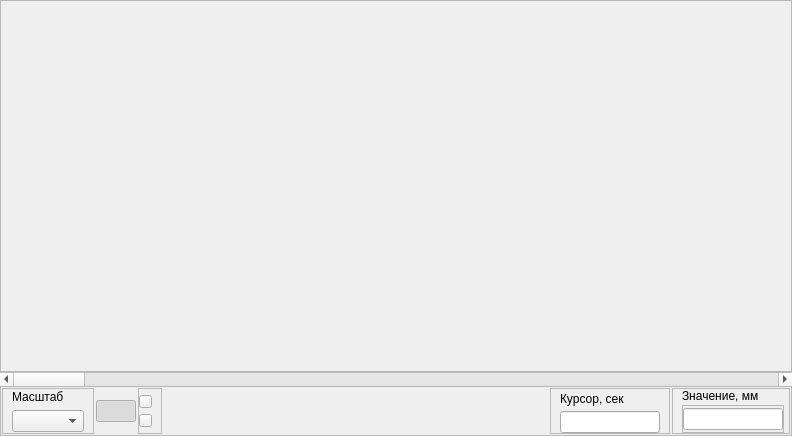
<?xml version="1.0" encoding="UTF-8"?>
<ui version="4.0">
 <class>DynamoSignalVisualWidget</class>
 <widget class="QWidget" name="DynamoSignalVisualWidget">
  <property name="geometry">
   <rect>
    <x>0</x>
    <y>0</y>
    <width>792</width>
    <height>436</height>
   </rect>
  </property>
  <property name="windowTitle">
   <string>Form</string>
  </property>
  <layout class="QVBoxLayout" name="verticalLayout">
   <property name="spacing">
    <number>0</number>
   </property>
   <property name="leftMargin">
    <number>0</number>
   </property>
   <property name="topMargin">
    <number>0</number>
   </property>
   <property name="rightMargin">
    <number>0</number>
   </property>
   <property name="bottomMargin">
    <number>0</number>
   </property>
   <item>
    <widget class="QFrame" name="frGraph">
     <property name="frameShape">
      <enum>QFrame::StyledPanel</enum>
     </property>
     <property name="frameShadow">
      <enum>QFrame::Raised</enum>
     </property>
     <layout class="QVBoxLayout" name="verticalLayout_3">
      <property name="spacing">
       <number>2</number>
      </property>
      <property name="leftMargin">
       <number>1</number>
      </property>
      <property name="topMargin">
       <number>1</number>
      </property>
      <property name="rightMargin">
       <number>1</number>
      </property>
      <property name="bottomMargin">
       <number>1</number>
      </property>
      <item>
       <widget class="AreaGraph" name="wgtGraph" native="true">
        <property name="mouseTracking">
         <bool>true</bool>
        </property>
       </widget>
      </item>
     </layout>
    </widget>
   </item>
   <item>
    <widget class="QScrollBar" name="sbSignal">
     <property name="orientation">
      <enum>Qt::Horizontal</enum>
     </property>
    </widget>
   </item>
   <item>
    <widget class="QFrame" name="frToolbar">
     <property name="sizePolicy">
      <sizepolicy hsizetype="Preferred" vsizetype="Fixed">
       <horstretch>0</horstretch>
       <verstretch>0</verstretch>
      </sizepolicy>
     </property>
     <property name="frameShape">
      <enum>QFrame::StyledPanel</enum>
     </property>
     <property name="frameShadow">
      <enum>QFrame::Raised</enum>
     </property>
     <layout class="QHBoxLayout" name="horizontalLayout">
      <property name="spacing">
       <number>2</number>
      </property>
      <property name="leftMargin">
       <number>1</number>
      </property>
      <property name="topMargin">
       <number>1</number>
      </property>
      <property name="rightMargin">
       <number>1</number>
      </property>
      <property name="bottomMargin">
       <number>1</number>
      </property>
      <item>
       <widget class="QFrame" name="frScale">
        <property name="frameShape">
         <enum>QFrame::StyledPanel</enum>
        </property>
        <property name="frameShadow">
         <enum>QFrame::Raised</enum>
        </property>
        <layout class="QVBoxLayout" name="verticalLayout_2">
         <property name="topMargin">
          <number>1</number>
         </property>
         <property name="bottomMargin">
          <number>1</number>
         </property>
         <item>
          <widget class="QLabel" name="lblScale">
           <property name="text">
            <string>Масштаб</string>
           </property>
          </widget>
         </item>
         <item>
          <widget class="QComboBox" name="cbScale">
           <property name="maxVisibleItems">
            <number>15</number>
           </property>
          </widget>
         </item>
        </layout>
       </widget>
      </item>
      <item>
       <widget class="QPushButton" name="btnFullSignal">
        <property name="text">
         <string/>
        </property>
        <property name="icon">
         <iconset resource="../../../../../kernel.qrc">
          <normaloff>:/images/Tools/FullSignal.png</normaloff>:/images/Tools/FullSignal.png</iconset>
        </property>
        <property name="iconSize">
         <size>
          <width>22</width>
          <height>22</height>
         </size>
        </property>
        <property name="checkable">
         <bool>true</bool>
        </property>
        <property name="checked">
         <bool>true</bool>
        </property>
       </widget>
      </item>
      <item>
       <widget class="QFrame" name="frFullSignal">
        <property name="frameShape">
         <enum>QFrame::StyledPanel</enum>
        </property>
        <property name="frameShadow">
         <enum>QFrame::Raised</enum>
        </property>
        <layout class="QVBoxLayout" name="verticalLayout_5">
         <property name="spacing">
          <number>0</number>
         </property>
         <property name="leftMargin">
          <number>0</number>
         </property>
         <property name="topMargin">
          <number>0</number>
         </property>
         <property name="bottomMargin">
          <number>0</number>
         </property>
         <item>
          <widget class="QPushButton" name="btnHScalePlus">
           <property name="maximumSize">
            <size>
             <width>13</width>
             <height>13</height>
            </size>
           </property>
           <property name="text">
            <string/>
           </property>
           <property name="icon">
            <iconset resource="../../../../../kernel.qrc">
             <normaloff>:/images/Tools/Plus_10.png</normaloff>:/images/Tools/Plus_10.png</iconset>
           </property>
           <property name="iconSize">
            <size>
             <width>9</width>
             <height>9</height>
            </size>
           </property>
          </widget>
         </item>
         <item>
          <widget class="QPushButton" name="btnHScaleMinus">
           <property name="maximumSize">
            <size>
             <width>13</width>
             <height>13</height>
            </size>
           </property>
           <property name="text">
            <string/>
           </property>
           <property name="icon">
            <iconset resource="../../../../../kernel.qrc">
             <normaloff>:/images/Tools/Minus_10.png</normaloff>:/images/Tools/Minus_10.png</iconset>
           </property>
           <property name="iconSize">
            <size>
             <width>10</width>
             <height>10</height>
            </size>
           </property>
          </widget>
         </item>
        </layout>
       </widget>
      </item>
      <item>
       <spacer name="horizontalSpacer">
        <property name="orientation">
         <enum>Qt::Horizontal</enum>
        </property>
        <property name="sizeHint" stdset="0">
         <size>
          <width>40</width>
          <height>20</height>
         </size>
        </property>
       </spacer>
      </item>
      <item>
       <widget class="QFrame" name="frCursor">
        <property name="sizePolicy">
         <sizepolicy hsizetype="Fixed" vsizetype="Preferred">
          <horstretch>0</horstretch>
          <verstretch>0</verstretch>
         </sizepolicy>
        </property>
        <property name="frameShape">
         <enum>QFrame::StyledPanel</enum>
        </property>
        <property name="frameShadow">
         <enum>QFrame::Raised</enum>
        </property>
        <layout class="QVBoxLayout" name="verticalLayout_4">
         <property name="spacing">
          <number>2</number>
         </property>
         <property name="topMargin">
          <number>0</number>
         </property>
         <property name="bottomMargin">
          <number>0</number>
         </property>
         <item>
          <widget class="QLabel" name="lblCursor">
           <property name="text">
            <string>Курсор, сек</string>
           </property>
          </widget>
         </item>
         <item>
          <widget class="QLineEdit" name="edCursor">
           <property name="maximumSize">
            <size>
             <width>100</width>
             <height>16777215</height>
            </size>
           </property>
           <property name="readOnly">
            <bool>true</bool>
           </property>
          </widget>
         </item>
        </layout>
       </widget>
      </item>
      <item>
       <widget class="QFrame" name="frValues">
        <property name="sizePolicy">
         <sizepolicy hsizetype="Fixed" vsizetype="Preferred">
          <horstretch>0</horstretch>
          <verstretch>0</verstretch>
         </sizepolicy>
        </property>
        <property name="frameShape">
         <enum>QFrame::StyledPanel</enum>
        </property>
        <property name="frameShadow">
         <enum>QFrame::Raised</enum>
        </property>
        <layout class="QVBoxLayout" name="verticalLayout_6">
         <property name="spacing">
          <number>2</number>
         </property>
         <property name="topMargin">
          <number>0</number>
         </property>
         <property name="rightMargin">
          <number>5</number>
         </property>
         <property name="bottomMargin">
          <number>0</number>
         </property>
         <item>
          <widget class="QLabel" name="lblvalues">
           <property name="text">
            <string>Значение, мм</string>
           </property>
          </widget>
         </item>
         <item>
          <widget class="QFrame" name="frValuesVal">
           <property name="frameShape">
            <enum>QFrame::StyledPanel</enum>
           </property>
           <property name="frameShadow">
            <enum>QFrame::Raised</enum>
           </property>
           <layout class="QHBoxLayout" name="horizontalLayout_2">
            <property name="spacing">
             <number>3</number>
            </property>
            <property name="leftMargin">
             <number>0</number>
            </property>
            <property name="topMargin">
             <number>2</number>
            </property>
            <property name="rightMargin">
             <number>0</number>
            </property>
            <property name="bottomMargin">
             <number>2</number>
            </property>
            <item>
             <widget class="QLineEdit" name="edValue">
              <property name="maximumSize">
               <size>
                <width>100</width>
                <height>16777215</height>
               </size>
              </property>
             </widget>
            </item>
           </layout>
          </widget>
         </item>
        </layout>
       </widget>
      </item>
     </layout>
    </widget>
   </item>
  </layout>
 </widget>
 <customwidgets>
  <customwidget>
   <class>AreaGraph</class>
   <extends>QWidget</extends>
   <header location="global">areagraph.h</header>
   <container>1</container>
  </customwidget>
 </customwidgets>
 <resources>
  <include location="../../../../../kernel.qrc"/>
 </resources>
 <connections>
  <connection>
   <sender>cbScale</sender>
   <signal>currentIndexChanged(int)</signal>
   <receiver>DynamoSignalVisualWidget</receiver>
   <slot>scaleChange(int)</slot>
   <hints>
    <hint type="sourcelabel">
     <x>54</x>
     <y>418</y>
    </hint>
    <hint type="destinationlabel">
     <x>794</x>
     <y>123</y>
    </hint>
   </hints>
  </connection>
  <connection>
   <sender>btnFullSignal</sender>
   <signal>clicked(bool)</signal>
   <receiver>DynamoSignalVisualWidget</receiver>
   <slot>btnFulSignalClicked(bool)</slot>
   <hints>
    <hint type="sourcelabel">
     <x>115</x>
     <y>402</y>
    </hint>
    <hint type="destinationlabel">
     <x>796</x>
     <y>17</y>
    </hint>
   </hints>
  </connection>
  <connection>
   <sender>btnHScaleMinus</sender>
   <signal>clicked()</signal>
   <receiver>DynamoSignalVisualWidget</receiver>
   <slot>btnMinusClicked()</slot>
   <hints>
    <hint type="sourcelabel">
     <x>138</x>
     <y>420</y>
    </hint>
    <hint type="destinationlabel">
     <x>797</x>
     <y>169</y>
    </hint>
   </hints>
  </connection>
  <connection>
   <sender>btnHScalePlus</sender>
   <signal>clicked()</signal>
   <receiver>DynamoSignalVisualWidget</receiver>
   <slot>btnPlusClicked()</slot>
   <hints>
    <hint type="sourcelabel">
     <x>139</x>
     <y>399</y>
    </hint>
    <hint type="destinationlabel">
     <x>797</x>
     <y>199</y>
    </hint>
   </hints>
  </connection>
  <connection>
   <sender>sbSignal</sender>
   <signal>sliderMoved(int)</signal>
   <receiver>DynamoSignalVisualWidget</receiver>
   <slot>signalScroll(int)</slot>
   <hints>
    <hint type="sourcelabel">
     <x>290</x>
     <y>377</y>
    </hint>
    <hint type="destinationlabel">
     <x>796</x>
     <y>234</y>
    </hint>
   </hints>
  </connection>
 </connections>
 <slots>
  <slot>scaleChange(int)</slot>
  <slot>btnFulSignalClicked(bool)</slot>
  <slot>btnMinusClicked()</slot>
  <slot>btnPlusClicked()</slot>
  <slot>signalScroll(int)</slot>
 </slots>
</ui>
